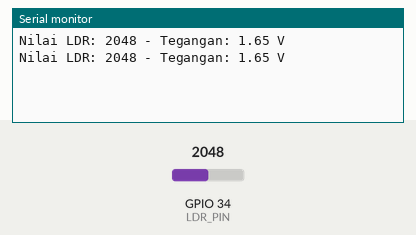
This sketch was run on a simulated ESP32. On the bench: the last lines printed to the serial monitor. The inputs (shaded band) are chosen by the test bench; at power-on: GPIO 34 (LDR_PIN) = 2048.

Above: at 1.8 s.
1.9 s: GPIO 34 (LDR_PIN) set to 2866
At 2.6 s:
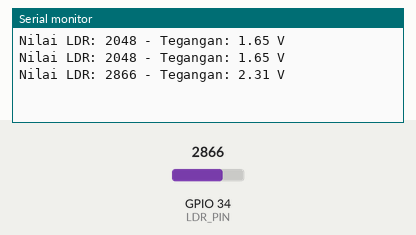
3.4 s: GPIO 34 (LDR_PIN) set to 3603
At 4.8 s:
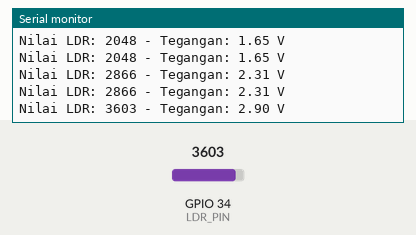
Timing chart, 0 to 6.4 s (numbered marks = the images above; inputs shaded):
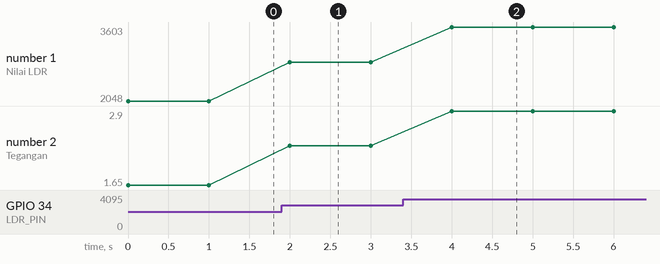

Measured:
- after the input at 1.9 s, the serial monitor: prints a new line after 0.10 s (image 1)
- after the input at 3.4 s, the serial monitor: prints a new line after 0.60 s (image 2)
- plotted number 1: 2048 → 2866 after the input at 1.9 s, 2866 → 3603 after the input at 3.4 s
- plotted number 2: 1.65 → 2.31 after the input at 1.9 s, 2.31 → 2.9 after the input at 3.4 s

The sketch:

ldr_serial.ino
```cpp
#define LDR_PIN 34 // Gunakan pin analog yang sesuai pada ESP32

void setup() {
    Serial.begin(115200); // Memulai komunikasi serial
}

void loop() {
    int ldrValue = analogRead(LDR_PIN); // Membaca nilai dari sensor LDR
    float voltage = (ldrValue / 4095.0) * 3.3; // Konversi nilai ADC ke tegangan

    Serial.print("Nilai LDR: ");
    Serial.print(ldrValue);
    Serial.print(" - Tegangan: ");
    Serial.print(voltage);
    Serial.println(" V");

    delay(1000); // Delay 1 detik sebelum membaca kembali
}
```
